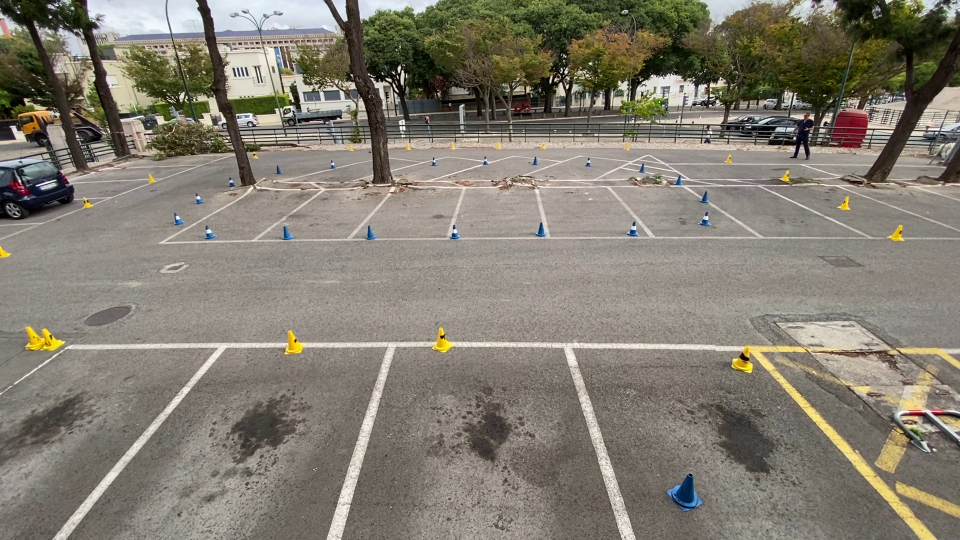
%> input picture shared-assets/viena_background.jpg, 1920 x 1080 px (shown at 1/2 size)
$ octave --eval "tst3_backgndsub_segmentation;"   (GNU Octave 9; MATLAB toolbox functions it lacks are replaced by stand-ins)
%> lines starting %> are read from the running program, lines starting %| are printed output that depends on the picture; in (x1, y1, x2, y2) boxes, pixels count from 0 and x2, y2 are one past the last pixel; in counts of white or black regions, pixels touching at a corner belong together; the program's own positions count from 1
%-------------------------------------------------
%
% TST3_BACKGNDSUB_SEGMENTATION - Segments a vehicle using background subtraction and contour detection.
% This script isolates a vehicle from its background by performing image
% subtraction, applying a binary threshold, cleaning the resulting mask with
% morphological operations, and then finding and displaying the contours of the detected object.
%
% Inputs:
%   srcImage      : string : Path to the source image file (default: 'viena_center_near.jpg').
%   srcBackground : string : Path to the background image file (default: 'viena_background.jpg').
%
% Outputs:
%   display_figure : figure : A MATLAB figure showing the segmentation result.
%
% Other m-files required: None
% Subfunctions: None
% MAT-files required: None
%
% Author: Tiago Simões
% Project: VIENA
% Instituto Superior Técnico
% July 2024; Last revision: 9-September-2025
%
%------------- BEGIN MAIN FUNCTION ---------------

function tst3_backgndsub_segmentation(srcImage, srcBackground)

    if nargin < 2; srcBackground = 'viena_background.jpg'; end
    if nargin < 1; srcImage = 'viena_center_near.jpg'; end

    % Read the image
    image_bg = imread(srcBackground);
%> image_bg is the input picture: size 1080x1920x3 uint8; mean R, G, B 130.6, 125, 113.5
    image_with_vehicle = imread(srcImage);
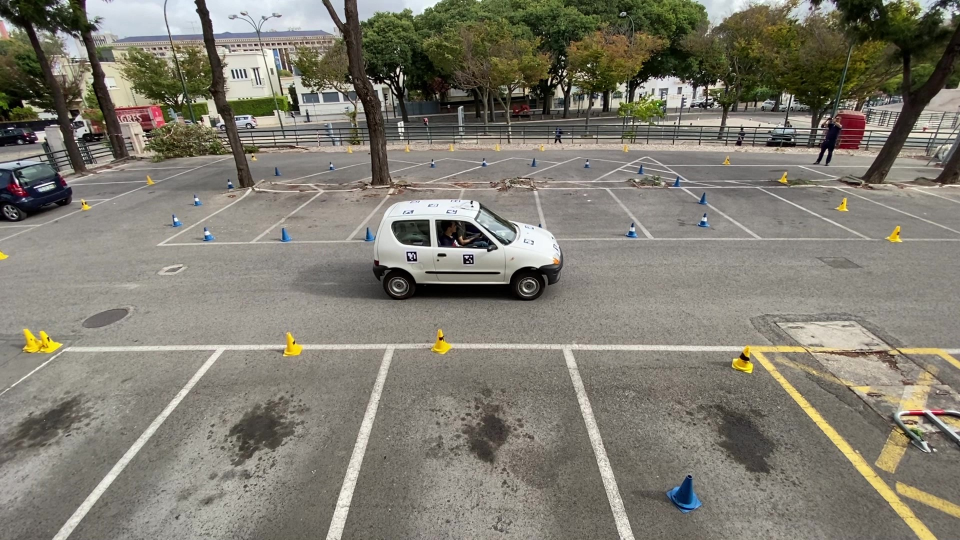
%> input picture shared-assets/viena_center_near.jpg, 1920 x 1080 px (shown at 1/2 size)
%> image_with_vehicle is the input picture: size 1080x1920x3 uint8; mean R, G, B 127.7, 124.2, 112.7

    % Convert to Grayscale
    gray_bg = rgb2gray(image_bg);
    gray_with_vehicle = rgb2gray(image_with_vehicle);

    % Subtract Images
    diff = abs(double(gray_with_vehicle) - double(gray_bg));
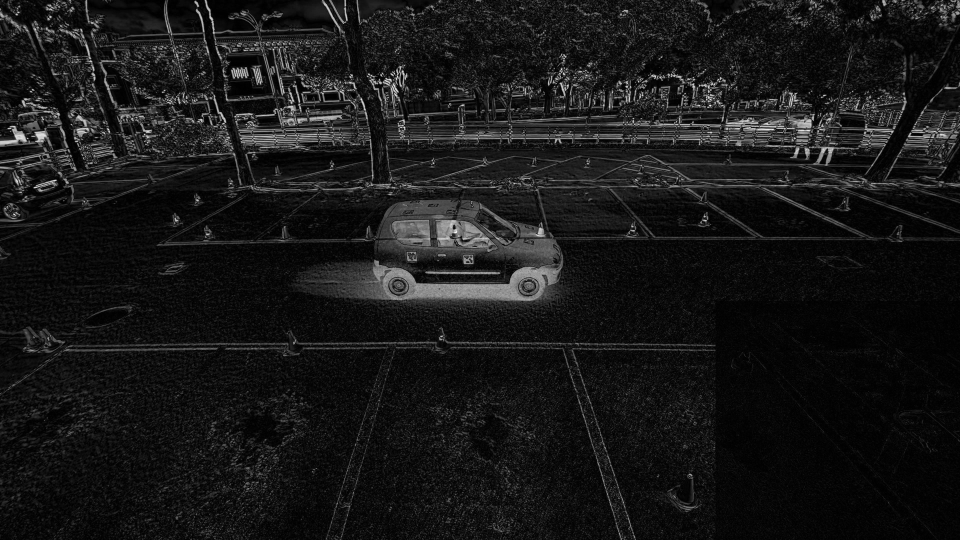
%> diff: size 1080x1920 double (shown at 1/2 size); min 0, max 254, mean 23.5

    % Apply Binary Threshold
    threshold = 30;
    binary_mask = diff > threshold;
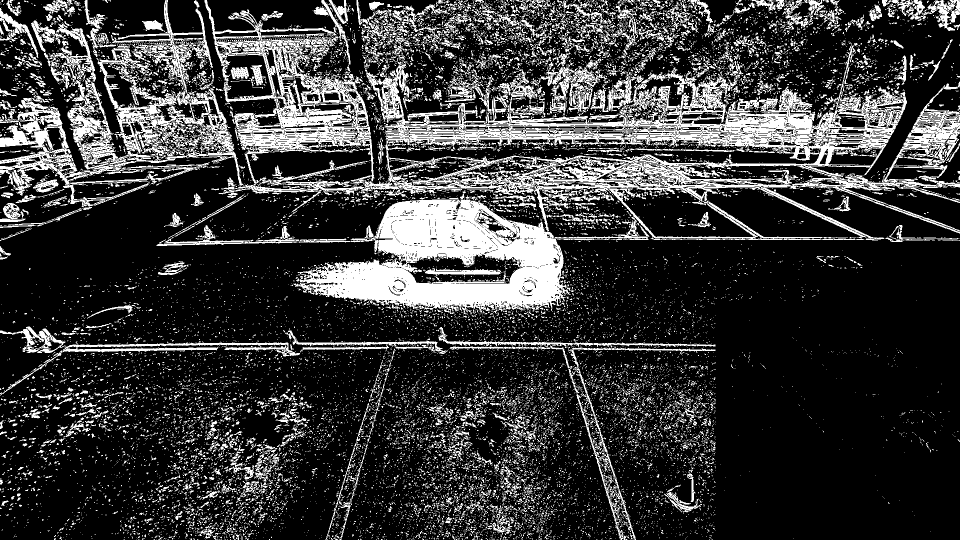
%> binary_mask: size 1080x1920 logical (shown at 1/2 size); 22.3% white; 19609 white regions (18294 under 20 px), largest, box (x1, y1, x2, y2) and area: (409, 0, 1920, 481) 147684, (587, 399, 1299, 630) 67836, (0, 0, 490, 414) 43980

    % Morphological Operations
    se = strel('square', 9);
    binary_mask = imopen(binary_mask, se);
%> binary_mask: size 1080x1920 logical; 2.9% white; 54 white regions, largest, box (x1, y1, x2, y2) and area: (653, 447, 1125, 610) 29715, (757, 399, 984, 516) 18846, (0, 259, 52, 294) 1064
    binary_mask = imclose(binary_mask, se);
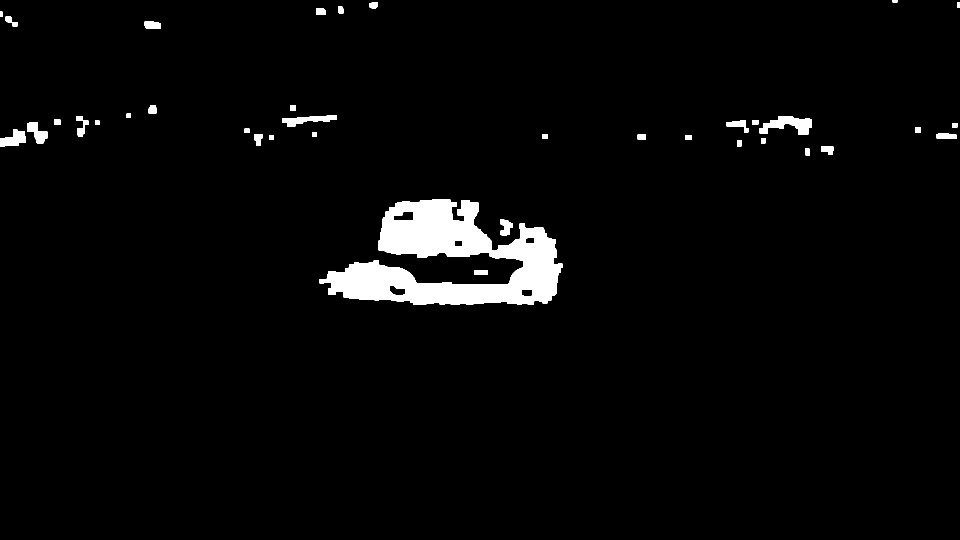
%> binary_mask: size 1080x1920 logical (shown at 1/2 size); 3.1% white; 37 white regions, largest, box (x1, y1, x2, y2) and area: (639, 399, 1125, 610) 51485, (1519, 233, 1624, 269) 2105, (564, 230, 674, 254) 1268

    % Find Contours
    contours = bwconncomp(binary_mask);
%> contours = 37 connected components

    % Filter Contours by Size
    min_area = 500;
    filtered_contours = false(size(binary_mask));
    for i = 1:contours.NumObjects
        if length(contours.PixelIdxList{i}) > min_area
            filtered_contours(contours.PixelIdxList{i}) = true;
        end
    end
%> this loop made 37 passes
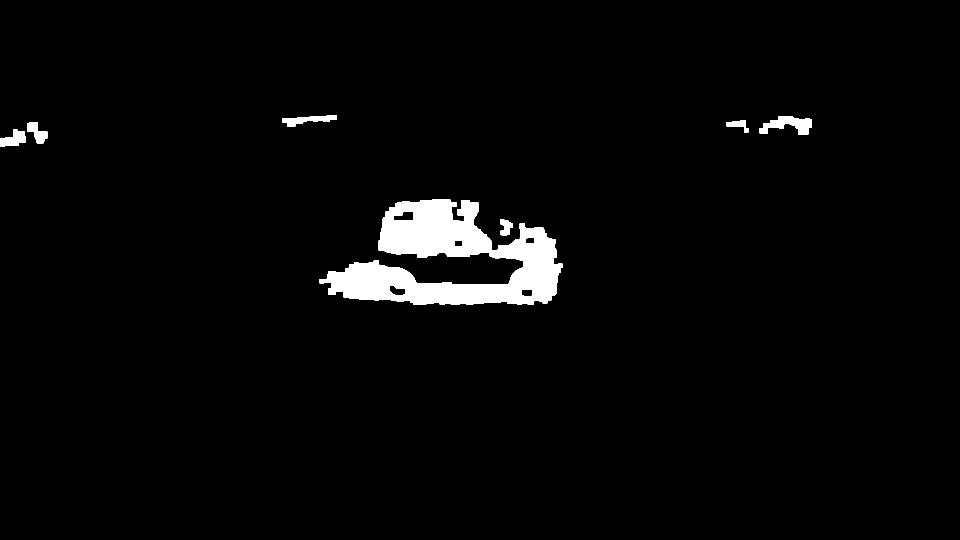
%> filtered_contours: size 1080x1920 logical (shown at 1/2 size); 2.8% white; 7 white regions, largest, box (x1, y1, x2, y2) and area: (639, 399, 1125, 610) 51485, (1519, 233, 1624, 269) 2105, (564, 230, 674, 254) 1268

    % Display Results
    figure(314), clf;
    subplot(1, 3, 1);
    imshow(image_bg);
    title('Background Image');

    subplot(1, 3, 2);
    imshow(image_with_vehicle);
    title('Image with Vehicle');

    subplot(1, 3, 3);
    imshow(image_with_vehicle);
    hold on;
    [B, L] = bwboundaries(filtered_contours, 'noholes');
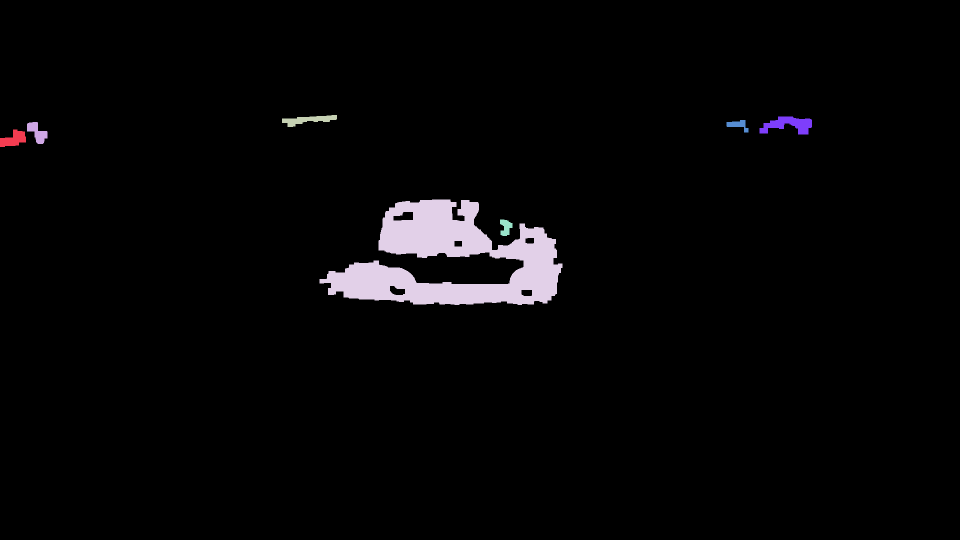
%> L: size 1080x1920 double (shown at 1/2 size); 8 distinct labels, from 0 to 7; one colour per label, 0 black
%> B = 7 boundaries; box (x1, y1, x2, y2) and points: (639, 399, 1125, 610) 2234, (1519, 233, 1624, 269) 300, (564, 230, 674, 254) 256, (0, 259, 52, 294) 162, (54, 244, 95, 288) 152, (1453, 240, 1497, 265) 130, (1000, 439, 1025, 472) 111
    for k = 1:length(B)
        boundary = B{k};
        plot(boundary(:,2), boundary(:,1), 'g', 'LineWidth', 2);
    end
%> this loop made 7 passes
%> `tst3_backgndsub_segmentation;`:
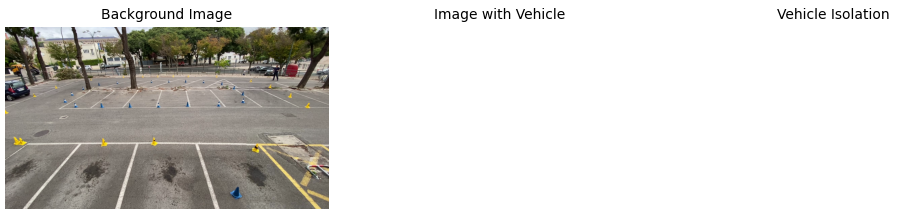
%> figure redrawn from the program's plot data, 3 panels
    title('Vehicle Isolation');
    hold off;

end

%------------- END OF MAIN FUNCTION --------------
